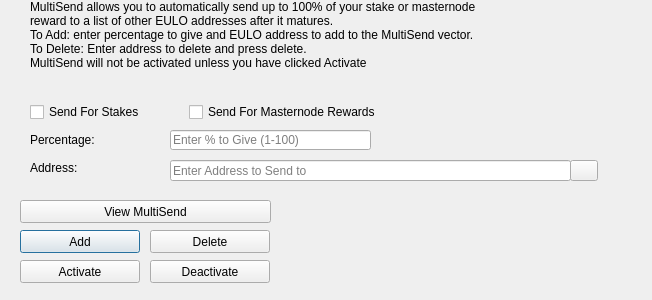
<?xml version="1.0" encoding="UTF-8"?>
<ui version="4.0">
 <class>MultiSendDialog</class>
 <widget class="QDialog" name="MultiSendDialog">
  <property name="windowModality">
   <enum>Qt::NonModal</enum>
  </property>
  <property name="geometry">
   <rect>
    <x>0</x>
    <y>0</y>
    <width>652</width>
    <height>300</height>
   </rect>
  </property>
  <property name="windowTitle">
   <string>MultiSend</string>
  </property>
  <widget class="QLineEdit" name="multiSendPercentEdit">
   <property name="geometry">
    <rect>
     <x>170</x>
     <y>130</y>
     <width>201</width>
     <height>20</height>
    </rect>
   </property>
   <property name="toolTip">
    <string>Enter whole numbers 1 - 100</string>
   </property>
   <property name="placeholderText">
    <string>Enter % to Give (1-100)</string>
   </property>
  </widget>
  <widget class="QLineEdit" name="multiSendAddressEdit">
   <property name="geometry">
    <rect>
     <x>170</x>
     <y>160</y>
     <width>401</width>
     <height>21</height>
    </rect>
   </property>
   <property name="toolTip">
    <string/>
   </property>
   <property name="placeholderText">
    <string>Enter Address to Send to</string>
   </property>
  </widget>
  <widget class="QLabel" name="label_2">
   <property name="geometry">
    <rect>
     <x>30</x>
     <y>0</y>
     <width>451</width>
     <height>121</height>
    </rect>
   </property>
   <property name="lineWidth">
    <number>1</number>
   </property>
   <property name="text">
    <string>MultiSend allows you to automatically send up to 100% of your stake or masternode reward to a list of other EULO addresses after it matures.
To Add: enter percentage to give and EULO address to add to the MultiSend vector.
To Delete: Enter address to delete and press delete.
MultiSend will not be activated unless you have clicked Activate</string>
   </property>
   <property name="alignment">
    <set>Qt::AlignLeading|Qt::AlignLeft|Qt::AlignTop</set>
   </property>
   <property name="wordWrap">
    <bool>true</bool>
   </property>
  </widget>
  <widget class="QLabel" name="message">
   <property name="geometry">
    <rect>
     <x>290</x>
     <y>200</y>
     <width>351</width>
     <height>91</height>
    </rect>
   </property>
   <property name="text">
    <string/>
   </property>
  </widget>
  <widget class="QPushButton" name="addButton">
   <property name="geometry">
    <rect>
     <x>20</x>
     <y>230</y>
     <width>120</width>
     <height>23</height>
    </rect>
   </property>
   <property name="toolTip">
    <string/>
   </property>
   <property name="statusTip">
    <string>Add to MultiSend Vector</string>
   </property>
   <property name="text">
    <string>Add</string>
   </property>
  </widget>
  <widget class="QPushButton" name="disableButton">
   <property name="geometry">
    <rect>
     <x>150</x>
     <y>260</y>
     <width>120</width>
     <height>23</height>
    </rect>
   </property>
   <property name="statusTip">
    <string>Deactivate MultiSend</string>
   </property>
   <property name="text">
    <string>Deactivate</string>
   </property>
  </widget>
  <widget class="QPushButton" name="addressBookButton">
   <property name="geometry">
    <rect>
     <x>570</x>
     <y>160</y>
     <width>28</width>
     <height>21</height>
    </rect>
   </property>
   <property name="toolTip">
    <string>Choose an address from the address book</string>
   </property>
   <property name="text">
    <string/>
   </property>
   <property name="icon">
    <iconset resource="../eulo.qrc">
     <normaloff>:/icons/address-book</normaloff>:/icons/address-book</iconset>
   </property>
   <property name="shortcut">
    <string>Alt+A</string>
   </property>
   <property name="autoDefault">
    <bool>false</bool>
   </property>
  </widget>
  <widget class="QLabel" name="label">
   <property name="geometry">
    <rect>
     <x>30</x>
     <y>130</y>
     <width>121</width>
     <height>20</height>
    </rect>
   </property>
   <property name="toolTip">
    <string>Percentage of stake to send</string>
   </property>
   <property name="text">
    <string>Percentage:</string>
   </property>
  </widget>
  <widget class="QLabel" name="label_5">
   <property name="geometry">
    <rect>
     <x>30</x>
     <y>160</y>
     <width>111</width>
     <height>16</height>
    </rect>
   </property>
   <property name="toolTip">
    <string>Address to send portion of stake to</string>
   </property>
   <property name="text">
    <string>Address:</string>
   </property>
  </widget>
  <widget class="QPushButton" name="deleteButton">
   <property name="geometry">
    <rect>
     <x>150</x>
     <y>230</y>
     <width>120</width>
     <height>23</height>
    </rect>
   </property>
   <property name="toolTip">
    <string/>
   </property>
   <property name="statusTip">
    <string>Delete Address From MultiSend Vector</string>
   </property>
   <property name="text">
    <string>Delete</string>
   </property>
  </widget>
  <widget class="QPushButton" name="activateButton">
   <property name="geometry">
    <rect>
     <x>20</x>
     <y>260</y>
     <width>120</width>
     <height>23</height>
    </rect>
   </property>
   <property name="statusTip">
    <string>Activate MultiSend</string>
   </property>
   <property name="text">
    <string>Activate</string>
   </property>
  </widget>
  <widget class="QPushButton" name="viewButton">
   <property name="geometry">
    <rect>
     <x>20</x>
     <y>200</y>
     <width>251</width>
     <height>23</height>
    </rect>
   </property>
   <property name="toolTip">
    <string/>
   </property>
   <property name="statusTip">
    <string>View MultiSend Vector</string>
   </property>
   <property name="text">
    <string>View MultiSend</string>
   </property>
  </widget>
  <widget class="QWidget" name="horizontalLayoutWidget">
   <property name="geometry">
    <rect>
     <x>30</x>
     <y>100</y>
     <width>351</width>
     <height>24</height>
    </rect>
   </property>
   <layout class="QHBoxLayout" name="horizontalLayout">
    <item>
     <widget class="QCheckBox" name="multiSendStakeCheckBox">
      <property name="text">
       <string>Send For Stakes</string>
      </property>
     </widget>
    </item>
    <item>
     <widget class="QCheckBox" name="multiSendMasternodeCheckBox">
      <property name="text">
       <string>Send For Masternode Rewards</string>
      </property>
     </widget>
    </item>
   </layout>
  </widget>
 </widget>
 <resources>
  <include location="../eulo.qrc"/>
 </resources>
 <connections/>
</ui>
